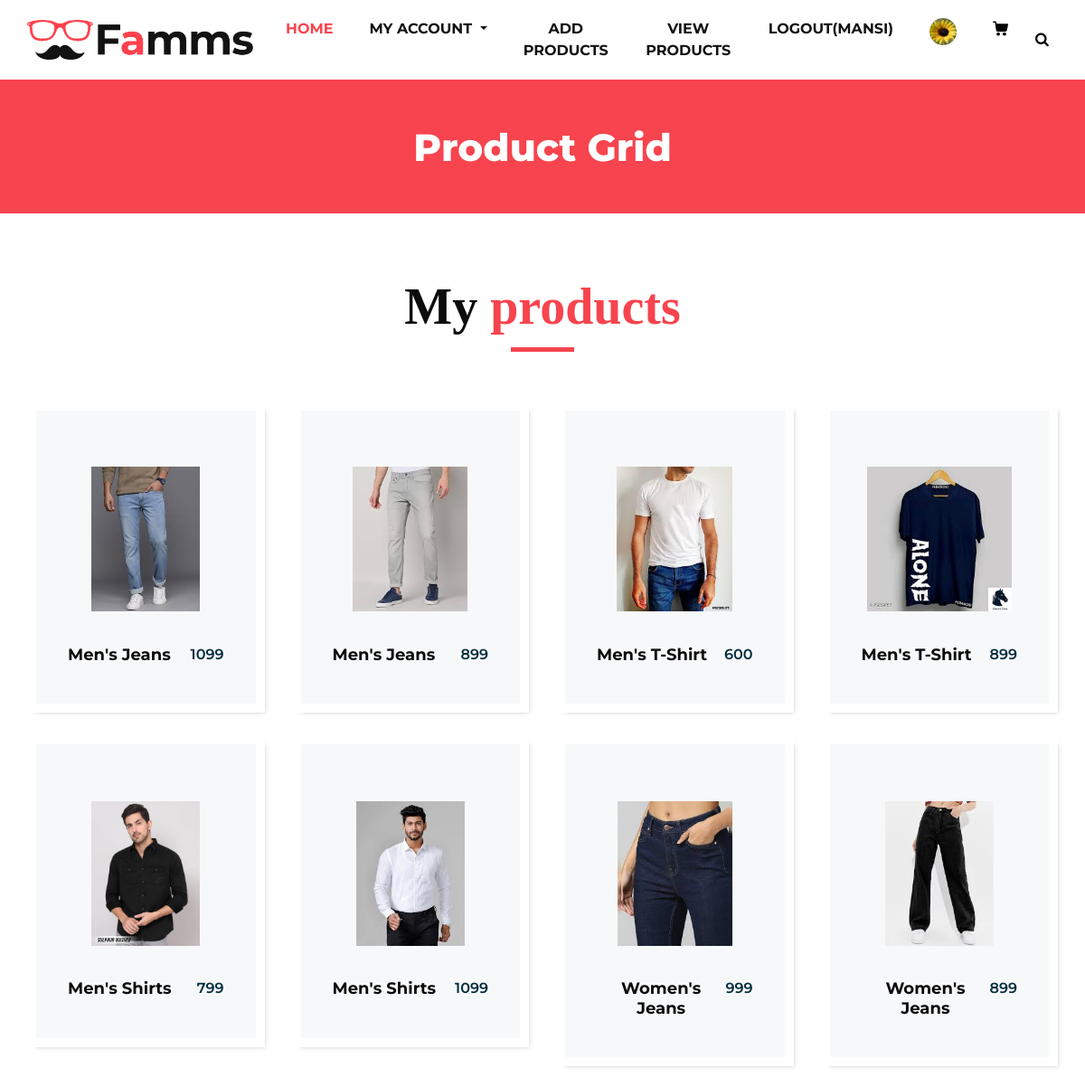
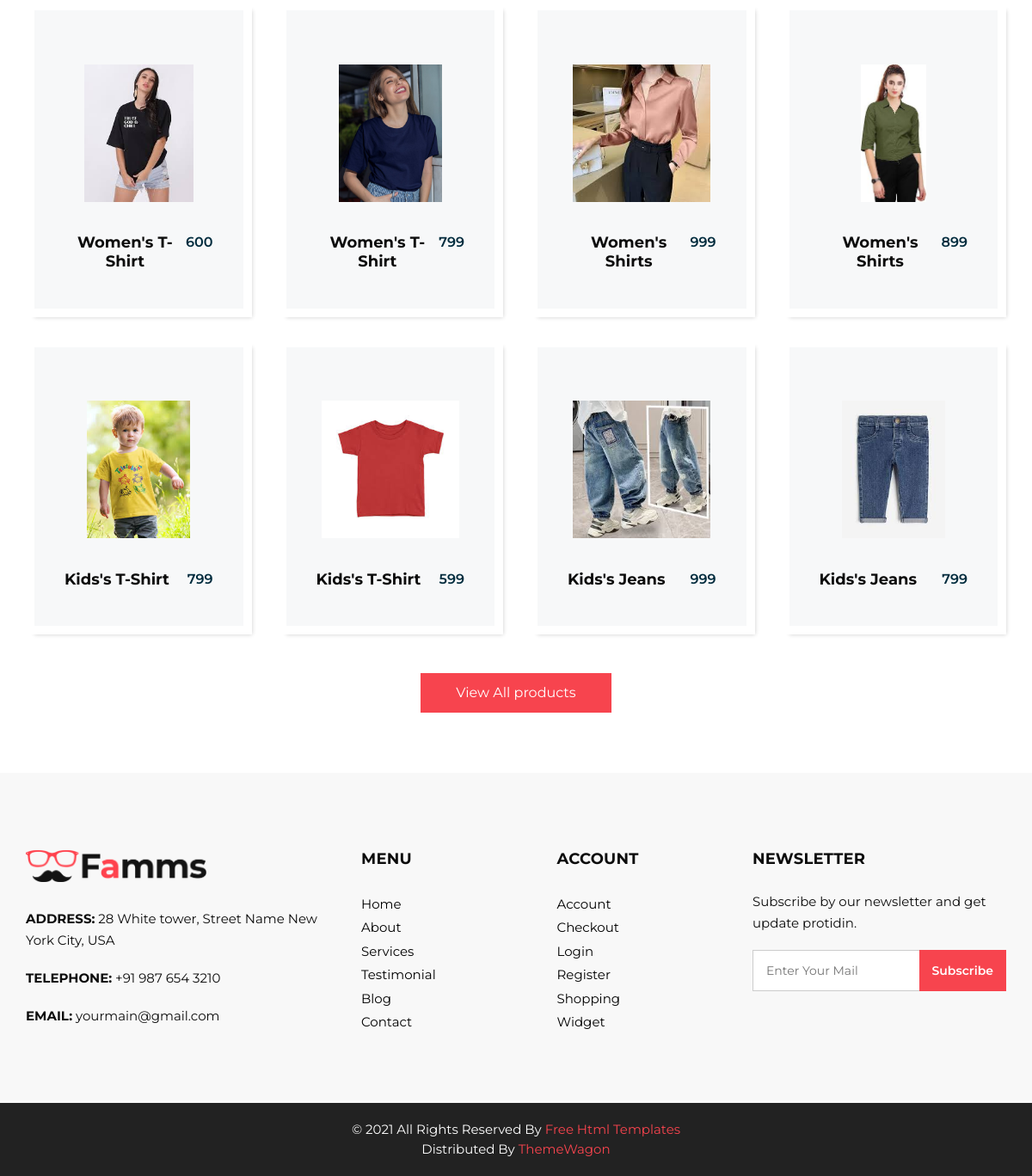
The app's page /view-product/ (signed in) with its own data (2 pictures, top to bottom).
### myapp/models.py (models this page shows, shortened)
class User(models.Model):
	fname=models.CharField(max_length=100)
	lname=models.CharField(max_length=100)
	email=models.EmailField()
	mobile=models.PositiveIntegerField()
	address=models.TextField()
	password=models.CharField(max_length=100)
	usertype=models.CharField(max_length=100,default="Buyer")
	profile_picture=models.ImageField(upload_to="profile_picture/",default="")

class Product(models.Model):
	category=(
		("Men","Men"),
		("Women","Women"),
		("Kids","Kids"),
	)
	sub_category=(
		("Jeans","Jeans"),
		("T-Shirt","T-Shirt"),
		("Shirts","Shirts"),
	)
	seller=models.ForeignKey(User,on_delete=models.CASCADE)
	product_category=models.CharField(max_length=100,choices=category)
	product_sub_category=models.CharField(max_length=100,choices=sub_category)
	product_name=models.CharField(max_length=100)
	product_price=models.PositiveIntegerField()
	product_image=models.ImageField(upload_to="product_image/")
	product_desc=models.TextField()

### myapp/views.py (the view)
# urls.py: path('view-product/',views.view_product,name='view-product'),
def view_product(request):
	seller=User.objects.get(email=request.session['email'])
	products=Product.objects.filter(seller=seller)
	return render(request,'seller-view-product.html',{'products':products})

### myapp/templates/seller-view-product.html (shortened to what this page needs)
{% extends 'seller-header.html' %}
{% load static %}
{% block content %}
<!DOCTYPE html>
<html>
   <head>
   </head>
   <body class="sub_page">
      <section class="inner_page_head">
         <div class="container_fuild">
            <div class="row">
               <div class="col-md-12">
                  <div class="full">
                     <h3>Product Grid</h3>
                  </div>
               </div>
            </div>
         </div>
      </section>
      <section class="product_section layout_padding">
         <div class="container">
            <div class="heading_container heading_center">
               <h2>
                  My <span>products</span>
               </h2>
            </div>
            <div class="row">
               {% for i in products %}
               <div class="col-sm-6 col-md-4 col-lg-3">
                  <div class="box">
                     <div class="img-box">
                        <img src="{{i.product_image.url}}" alt="">
                     </div>
                     <div class="detail-box">
                        <h5>
                           {{i.product_category}}'s {{i.product_sub_category}}
                        </h5>
                        <h6>
                           {{i.product_price}}
                        </h6>
                     </div>
                  </div>
               </div>
               {% endfor %}
            </div>
            <div class="btn-box">
               <a href="">
               View All products
               </a>
            </div>
         </div>
      </section>
   </body>
</html>
{% endblock %}

### myapp/templates/seller-header.html (shortened to what this page needs)
{% load static %}
<!DOCTYPE html>
<html>
   <head>
      <link rel="stylesheet" type="text/css" href="{% static 'css/bootstrap.css' %}" />
      <link href="{% static 'css/font-awesome.min.css' %}" rel="stylesheet" />
      <link href="{% static 'css/style.css' %}" rel="stylesheet" />
      <link href="{% static 'css/responsive.css' %}" rel="stylesheet" />
   </head>
   <body>
         <header class="header_section">
            <div class="container">
               <nav class="navbar navbar-expand-lg custom_nav-container ">
                  <a class="navbar-brand" href="/"><img width="250" src="{% static 'images/logo.png' %}" alt="#" /></a>
                  <div class="collapse navbar-collapse" id="navbarSupportedContent">
                     <ul class="navbar-nav">
                        <li class="nav-item active">
                           <a class="nav-link" href="/">Home <span class="sr-only">(current)</span></a>
                        </li>
                       <li class="nav-item dropdown">
                           <a class="nav-link dropdown-toggle" href="#" data-toggle="dropdown" role="button" aria-haspopup="true" aria-expanded="true"> <span class="nav-label">My Account </a>
                        </li>
                        <li class="nav-item">
                           <a class="nav-link" href="{% url 'add-product' %}">Add Products</a>
                        </li>
                        <li class="nav-item">
                           <a class="nav-link" href="{% url 'view-product' %}">View Products</a>
                        </li>
                        {% if request.session.email %}
                           <li class="nav-item">
                              <a class="nav-link" href="{% url 'logout' %}">Logout({{request.session.fname}})</a>
                           </li>
                           <li class="nav-item">
                              <a class="nav-link" href="{% url 'profile' %}"><img src="{{request.session.profile_picture}}" style="width:30px;height: 30px;border-radius:50% ;"></a>
                           </li>
                        {% endif %}
                        <li class="nav-item">
                           <a class="nav-link" href="#">
                           </a>
                        </li>
                        <form class="form-inline">
                           <button class="btn  my-2 my-sm-0 nav_search-btn" type="submit">
                           <i class="fa fa-search" aria-hidden="true"></i>
                           </button>
                        </form>
                     </ul>
                  </div>
               </nav>
            </div>
         </header>
      {% block content %}
      {% endblock %}
      <footer>
         <div class="container">
            <div class="row">
               <div class="col-md-4">
                   <div class="full">
                      <div class="logo_footer">
                        <a href="#"><img width="210" src="{% static 'images/logo.png' %}" alt="#" /></a>
                      </div>
                      <div class="information_f">
                        <p><strong>ADDRESS:</strong> 28 White tower, Street Name New York City, USA</p>
                        <p><strong>TELEPHONE:</strong> +91 987 654 3210</p>
                        <p><strong>EMAIL:</strong> yourmain@gmail.com</p>
                      </div>
                   </div>
               </div>
               <div class="col-md-8">
                  <div class="row">
                  <div class="col-md-7">
                     <div class="row">
                        <div class="col-md-6">
                     <div class="widget_menu">
                        <h3>Menu</h3>
                        <ul>
                           <li><a href="#">Home</a></li>
                           <li><a href="#">About</a></li>
                           <li><a href="#">Services</a></li>
                           <li><a href="#">Testimonial</a></li>
                           <li><a href="#">Blog</a></li>
                           <li><a href="#">Contact</a></li>
                        </ul>
                     </div>
                  </div>
                  <div class="col-md-6">
                     <div class="widget_menu">
                        <h3>Account</h3>
                        <ul>
                           <li><a href="#">Account</a></li>
                           <li><a href="#">Checkout</a></li>
                           <li><a href="#">Login</a></li>
                           <li><a href="#">Register</a></li>
                           <li><a href="#">Shopping</a></li>
                           <li><a href="#">Widget</a></li>
                        </ul>
                     </div>
                  </div>
                     </div>
                  </div>
                  <div class="col-md-5">
                     <div class="widget_menu">
                        <h3>Newsletter</h3>
                        <div class="information_f">
                          <p>Subscribe by our newsletter and get update protidin.</p>
                        </div>
                        <div class="form_sub">
                           <form>
                              <fieldset>
                                 <div class="field">
                                    <input type="email" placeholder="Enter Your Mail" name="email" />
                                    <input type="submit" value="Subscribe" />
                                 </div>
                              </fieldset>
                           </form>
                        </div>
                     </div>
                  </div>
                  </div>
               </div>
            </div>
         </div>
      </footer>
      <div class="cpy_">
         <p class="mx-auto">© 2021 All Rights Reserved By <a href="https://html.design/">Free Html Templates</a><br>
            Distributed By <a href="https://themewagon.com/" target="_blank">ThemeWagon</a>
         </p>
      </div>
   </body>
</html>

### myapp/Static/css/responsive.css (style rules this page uses)
@media (min-width: 1200px) { .container { max-width: 1170px; } }

### myapp/templates/seller-header.html (style rules this page uses)
.nav-item a { color: black; }

### records on screen
User: session.fname "MANSI"
Product: product_image (picture), product_category "Men", product_sub_category "Jeans", product_price "1099"
Product: product_image (picture), product_category "Men", product_sub_category "Jeans", product_price "899"
Product: product_image (picture), product_category "Men", product_sub_category "T-Shirt", product_price "600"
Product: product_image (picture), product_category "Men", product_sub_category "T-Shirt", product_price "899"
Product: product_image (picture), product_category "Men", product_sub_category "Shirts", product_price "799"
Product: product_image (picture), product_category "Men", product_sub_category "Shirts", product_price "1099"
Product: product_image (picture), product_category "Women", product_sub_category "Jeans", product_price "999"
Product: product_image (picture), product_category "Women", product_sub_category "Jeans", product_price "899"
Product: product_image (picture), product_category "Women", product_sub_category "T-Shirt", product_price "600"
Product: product_image (picture), product_category "Women", product_sub_category "T-Shirt", product_price "799"
Product: product_image (picture), product_category "Women", product_sub_category "Shirts", product_price "999"
Product: product_image (picture), product_category "Women", product_sub_category "Shirts", product_price "899"
Product: product_image (picture), product_category "Kids", product_sub_category "T-Shirt", product_price "799"
Product: product_image (picture), product_category "Kids", product_sub_category "T-Shirt", product_price "599"
Product: product_image (picture), product_category "Kids", product_sub_category "Jeans", product_price "999"
Product: product_image (picture), product_category "Kids", product_sub_category "Jeans", product_price "799"
